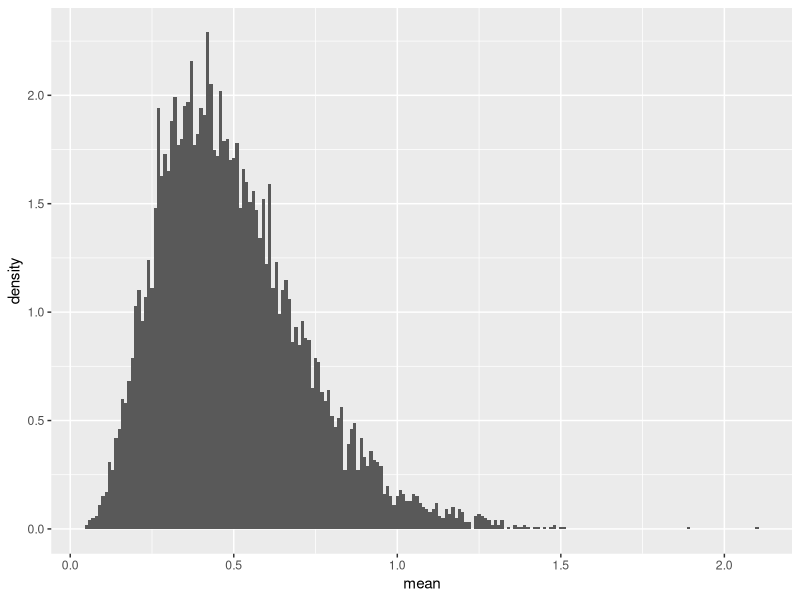
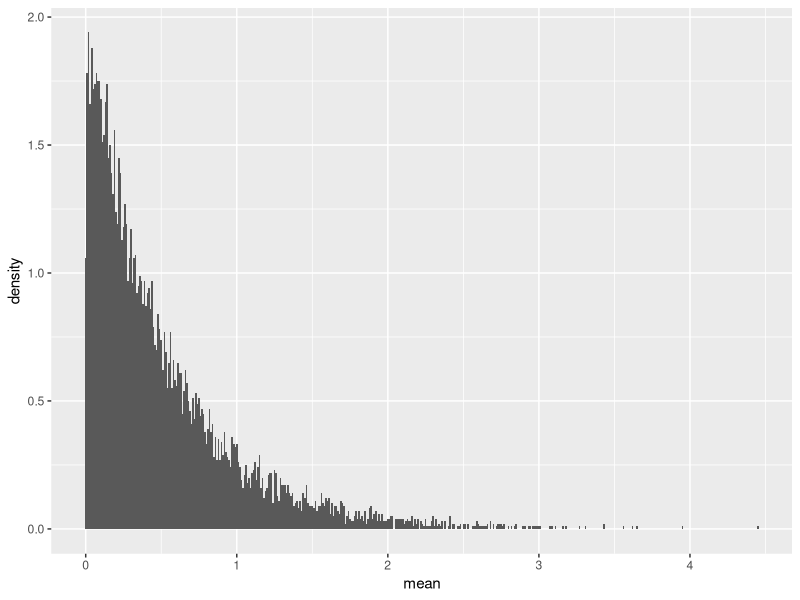
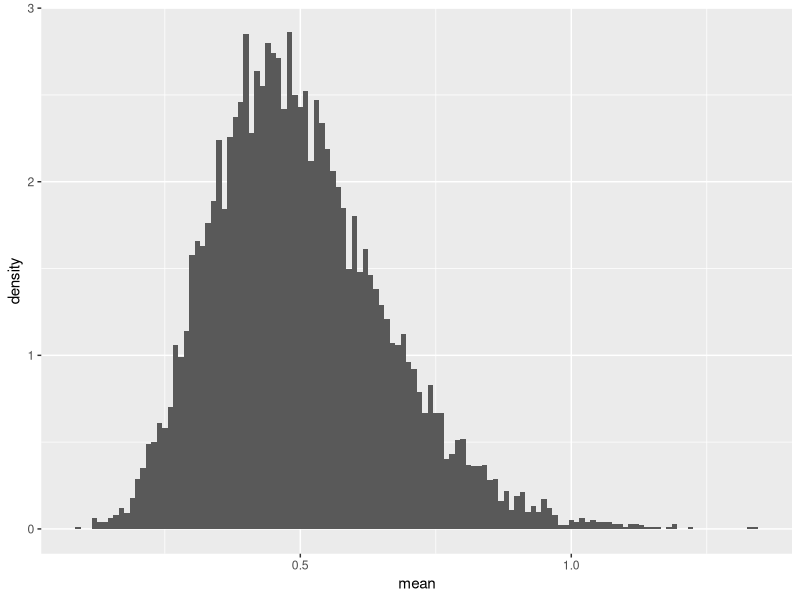
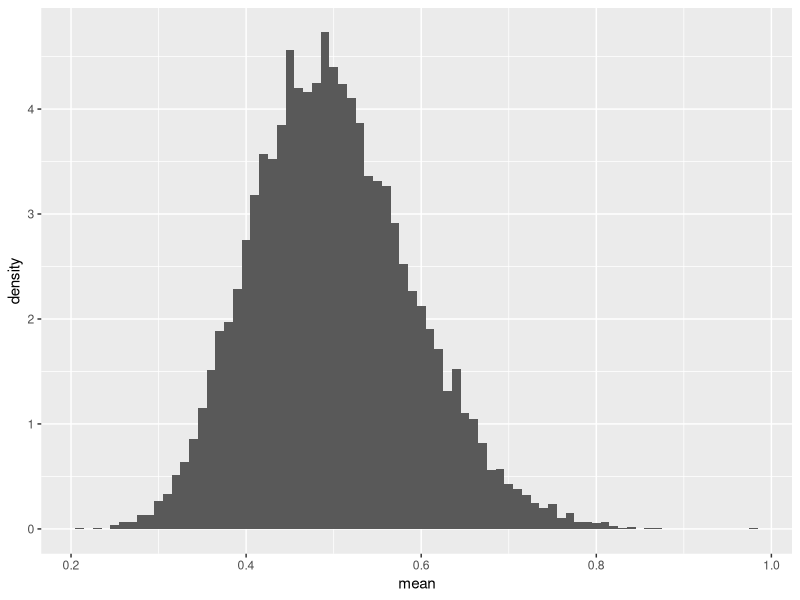
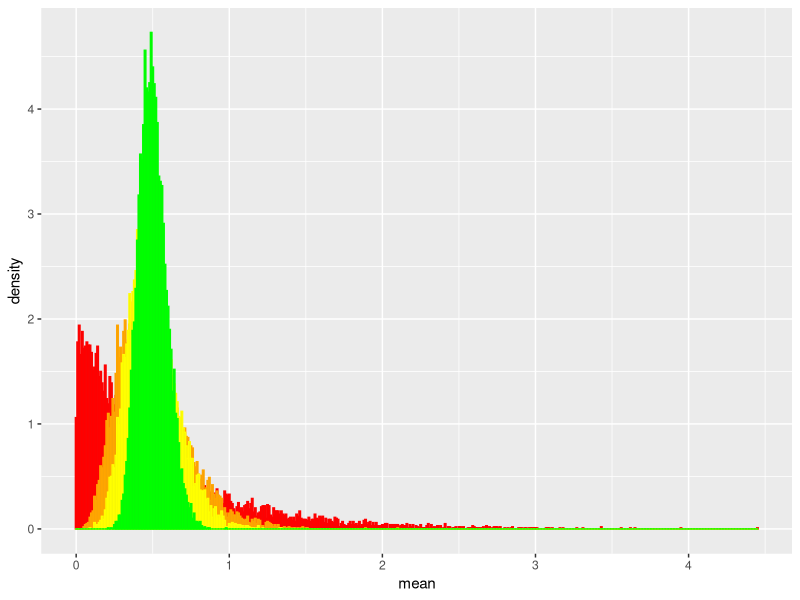

Source code (R) for these figures, in order:
rm(list = ls()) #cleaning up
library(tidyverse)

df5=data.frame()
for (i in 1:10000){
  df5<-rbind(df5,rexp(5,2))
}
df5$mean<-rowMeans(df5,na.rm=TRUE,dims=1)

ggplot(df5, aes(mean))+
  geom_histogram(data=df5, aes(mean, ..density..), binwidth = 0.01)

mean(df5$mean)

##############1###################
df1=data.frame()
for (i in 1:10000){
  df1<-rbind(df1,rexp(1,2))
}
df1$mean<-rowMeans(df1,na.rm=TRUE,dims=1)

ggplot(df1, aes(mean))+
  geom_histogram(data=df1, aes(mean, ..density..), binwidth = 0.01)

mean(df1$mean)

##############10###################
df10=data.frame()
for (i in 1:10000){
  df10<-rbind(df10,rexp(10,2))
}
df10$mean<-rowMeans(df10,na.rm=TRUE,dims=1)

ggplot(df10, aes(mean))+
  geom_histogram(data=df10, aes(mean, ..density..), binwidth = 0.01)

mean(df10$mean)

##############30###################
df30=data.frame()
for (i in 1:10000){
  df30<-rbind(df30,rexp(30,2))
}
df30$mean<-rowMeans(df30,na.rm=TRUE,dims=1)

ggplot(df30, aes(mean))+
  geom_histogram(data=df30, aes(mean, ..density..), binwidth = 0.01)

mean(df30$mean)

##### same graph #####
df = data.frame("X1"  = df1$mean,
                "X5"  = df5$mean,
                "X10" = df10$mean,
                "X30" = df30$mean)
mean(df1$mean)
mean(df5$mean)
mean(df10$mean)
mean(df30$mean)

ggplot(df)+
  geom_histogram(data=df1, aes(mean, ..density..), color="red", binwidth = 0.01)+
  geom_histogram(data=df5, aes(mean, ..density..), color="orange", binwidth = 0.01)+
  geom_histogram(data=df10, aes(mean, ..density..), color="yellow", binwidth = 0.01)+
  geom_histogram(data=df30, aes(mean, ..density..), color="green", binwidth = 0.01)


##### Comparing the ratio of how decrease the starndard error ###
sd(df30$mean)
sd(df5$mean)/sqrt(6)
